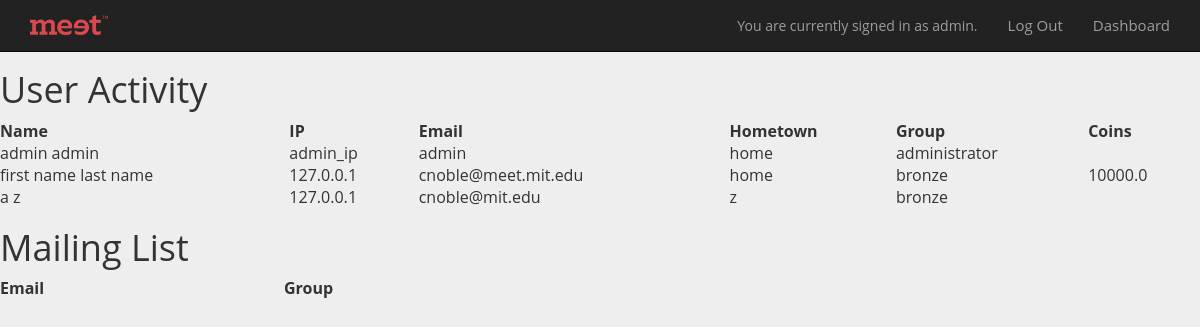
/database (signed in), run on an earlier commit of the app's database.
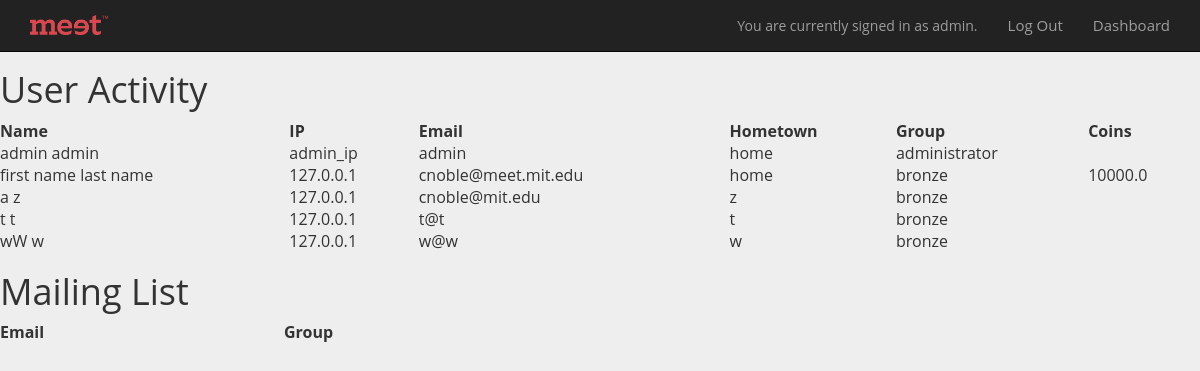
And on a later commit of the database.
### models.py (models this page shows, shortened)
class User(Base):
	__tablename__ = 'user'
	id = Column(Integer, primary_key=True)
	first_name = Column(String(255))
	last_name = Column(String(255))
	username = Column(String(255))
	group = Column(String(255))
	email = Column(String(255))
	ip_address = Column(String(255))
	password_hash = Column(String(255))
	team = relationship("Team", back_populates = "students")
	team_id = Column(Integer, ForeignKey('team.id'))
	wallet = relationship("Wallet", uselist = False, back_populates = "user")
	comments = relationship("Comment", back_populates="user")
	verified = Column(Boolean)
	confirmation_code = Column(String)
	confirmation_code_expiration = Column(DateTime)
	hometown = Column(String(255))

class Wallet(Base):
	__tablename__ = 'wallet'
	id = Column(Integer, primary_key=True)
	initial_value = Column(Float)
	current_value = Column(Float)
	user_id = Column(Integer, ForeignKey('user.id'))
	user = relationship("User",back_populates="wallet")
	investments = relationship("Investment", back_populates="wallet")

### webapp.py (the view)
@app.route("/database")
def showDatabase():
	if 'language' not in login_session:
		login_session['language'] = 'en'
	if 'id' not in login_session:
		flash("You do not have access to this page")
		return redirect(url_for('showLandingPage'))
	if login_session['group'] != "administrator":
		flash("You do not have access to this page")
		return redirect(url_for('showLandingPage'))
	users = get_users()
	mailing_list = get_mailing_list()
	return render_template('database.html', users = users, mailing_list = mailing_list)

### database.py (called while the page is built)
def get_users():
    return session.query(User).all()

def get_mailing_list():
        return session.query(MailingList).all()

### templates/database.html (shortened to what this page needs)
<head>
	<link rel="stylesheet" href="https://maxcdn.bootstrapcdn.com/bootstrap/3.3.7/css/bootstrap.min.css">
	<link rel="stylesheet" href="{{url_for('static', filename='style.css')}}">
</head>
<body>
<nav class="navbar navbar-inverse navbar-fixed-top">
    <div class="container">
      <div class="navbar-header">
        <a class="navbar-brand" href="/brandClick">
          <img alt="Brand Meet_Logoredv" src="{{url_for('static', filename='meet_logo_1.png')}}" style="max-height: 100%;">
        </a>
      </div>
      <div class="collapse navbar-collapse" id="navbar-collapse-1">
        <div class="navbar-right">
        	<div class="navbar-text" id="userbox">
                You are currently signed in as {{session['email']}}.
            </div>
            <ul class="nav navbar-nav">
              <li><a href = "{{url_for('logout')}}">Log Out</a></li>
              <li><a href = "{{url_for('showDashboard')}}">Dashboard</a></li>
            </ul>
        </div>
      </div>
    </div>
  </nav>
<h1> User Activity</h1>
<table style="width:100%;text-align:left;border:2px;"
<tr>
	<th>Name</th>
	<th>IP</th>
	<th>Email</th>
	<th>Hometown</th>
	<th>Group</th>
	<th>Coins</th>
	{% for user in users %}
		<tr>
			<td>{{user.first_name}} {{user.last_name}}</td>
			<td>{{user.ip_address}}</td>
			<td>{{user.email}}</td>
			<td>{{user.hometown}}</td>
			<td>{{user.group}}</td>
			<td>{{user.wallet.current_value}}</td>
		</tr>
	{%endfor%}
</table>
<h1> Mailing List </h1>
<table style="width:50%;text-align:left;border:2px;"
	<tr>
		<th>Email</th>
		<th>Group</th>
</table>
<br>
<br>
</body>

### static/style.css (style rules this page uses)
body { padding-top: 50px; padding-bottom: 70px; margin: 0px; font-family: 'Open Sans', sans-serif; line-height: 1.5; background: none; }
ul li { line-height: 34px; color: #fff; font-size: 15px; font-family: 'Open Sans', sans-serif; }

### templates/database.html (style rules this page uses)
body { background: #eeeeee; }

What changed in the data, as far as the page shows it:
added User: first_name "t", last_name "t", ip_address "127.0.0.1", email "t@t", hometown "t", group "bronze"
added User: first_name "wW", last_name "w", ip_address "127.0.0.1", email "w@w", hometown "w", group "bronze"
